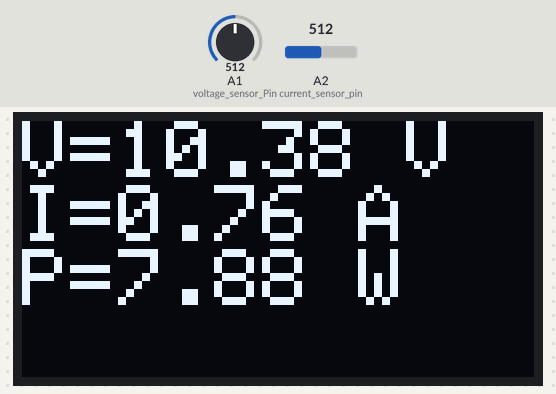
Bench run of a sketch on a simulated Arduino Uno, built with avr-gcc and run on an emulated ATmega328P. Parts: 128×64 one-colour display. The test bench sets the inputs (shaded band); at power-on: A1 (voltage_sensor_Pin) = 512, A2 (current_sensor_pin) = 512.

Above: at 1.3 s.
1.4 s: A1 (voltage_sensor_Pin) set to 716
At 2.7 s:
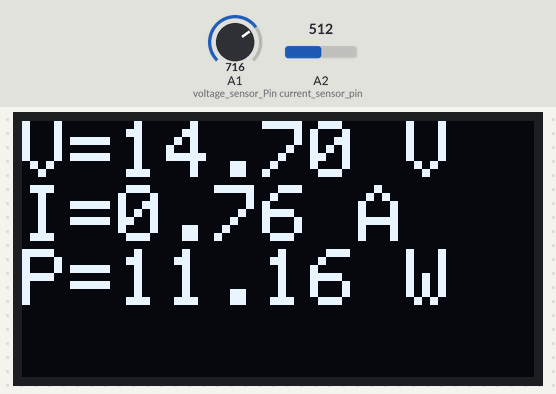
3.1 s: A2 (current_sensor_pin) set to 716
At 3.6 s:
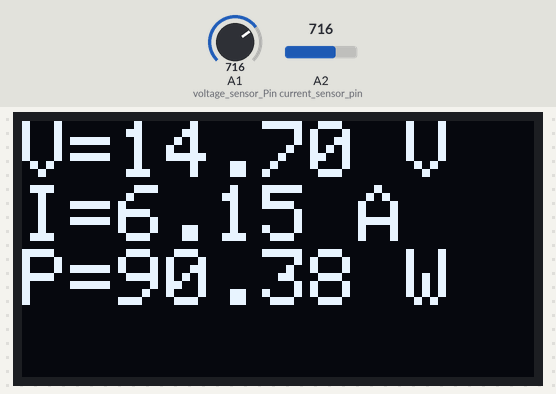
4.7 s: A1 (voltage_sensor_Pin) set to 900
At 5.6 s:
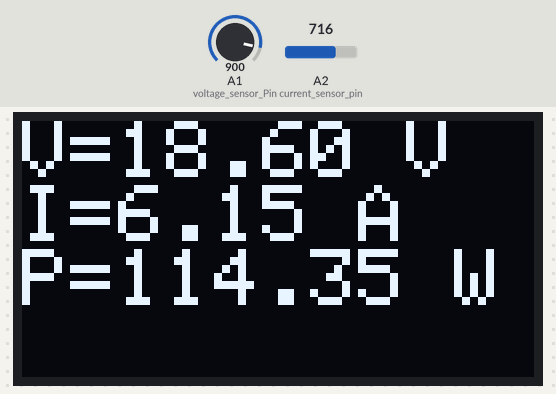
6.3 s: A2 (current_sensor_pin) set to 900
At 7.6 s:
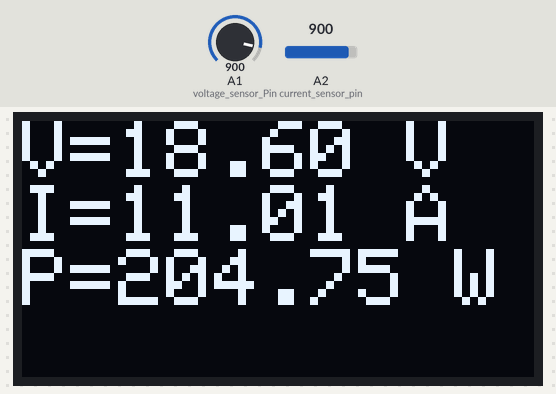
7.9 s: A1 (voltage_sensor_Pin) set to 1023
At 8.6 s:
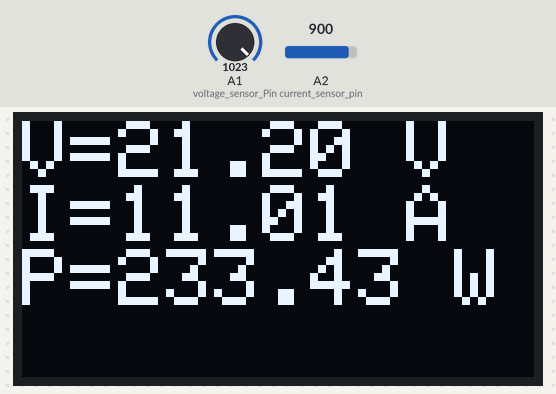
9.5 s: A2 (current_sensor_pin) set to 1023
At 10.6 s:
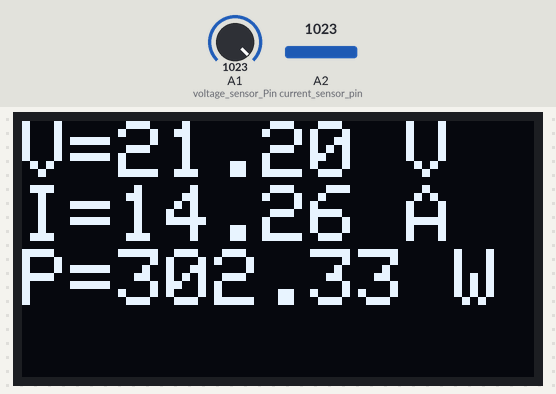
Timing chart, 0 to 12.1 s (numbered marks = the images above; inputs shaded):
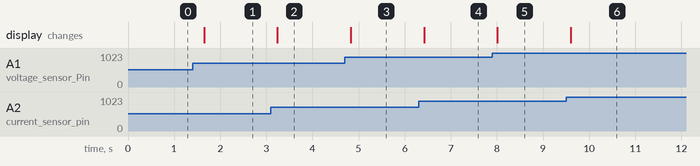

Measured:
- after the input at 1.4 s, the display: changes after 0.25 s (image 1)
- after the input at 3.1 s, the display: changes after 0.14 s (image 2)
- after the input at 4.7 s, the display: changes after 0.13 s (image 3)
- after the input at 6.3 s, the display: changes after 0.12 s (image 4)
- after the input at 7.9 s, the display: changes after 0.11 s (image 5)
- after the input at 9.5 s, the display: changes after 0.10 s (image 6)

The sketch:

sketch_jan17a.ino
```cpp
#include <SPI.h>
#include <Wire.h>
#include <Adafruit_GFX.h>
#include <Adafruit_SSD1306.h>

#define OLED_RESET     -1 // Reset pin # (or -1 if sharing Arduino reset pin)
#define SCREEN_ADDRESS 0x3C
#define SCREEN_WIDTH 128
#define SCREEN_HEIGHT 64
Adafruit_SSD1306 display(SCREEN_WIDTH, SCREEN_HEIGHT, &Wire, OLED_RESET);

const int voltage_sensor_Pin = A1;
const int current_sensor_pin = A2;
float Read_voltage();
float Read_current();
float Read_power();
float r1 = 10000;
float r2 = 3000;
float i,v;

void setup()
{
  Serial.begin(9600);
  if(!display.begin(SSD1306_SWITCHCAPVCC, SCREEN_ADDRESS)) {
    Serial.println(F("SSD1306 allocation failed"));
    for(;;); // Don't proceed, loop forever
  }
  display.clearDisplay();
  display.setTextSize(2);
  display.setTextColor(WHITE);
}

void loop() {

display.clearDisplay();
display.setCursor(0, 0);
display.print("V=" + String(Read_voltage()) + " V\nI=" + String(Read_current()) + " A\n");
display.print("P=" + String(Read_power()) + " W");
display.display();
delay(500);
}
// USER_FUNCTION_DEFNITIONS
float Read_voltage()
{
  int value_in = analogRead(voltage_sensor_Pin);
  float temp_1 = value_in * 5/1023.0;
  v = temp_1*(r1+r2)/r2;
  v = v-0.465;
  return v;
}

float Read_current()
{
  int adc = analogRead(current_sensor_pin);
  float temp_v = adc*5/1023.0;
  i = (temp_v -2.5)/0.185;
  i = i+0.74599;
  return i ;
}

float Read_power()
{
  float pow = i*v;
  return pow ;
  }
```
